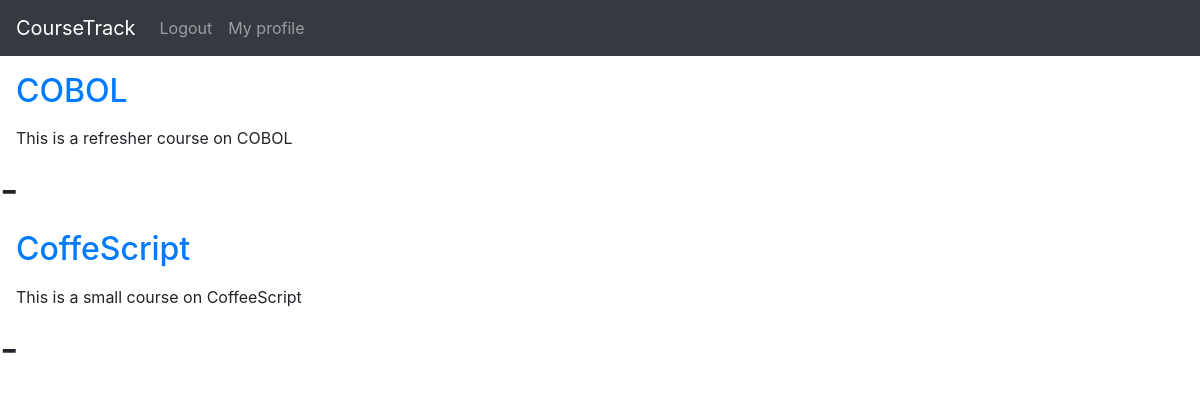
/course/ (signed in), run on an earlier commit of the app's database.
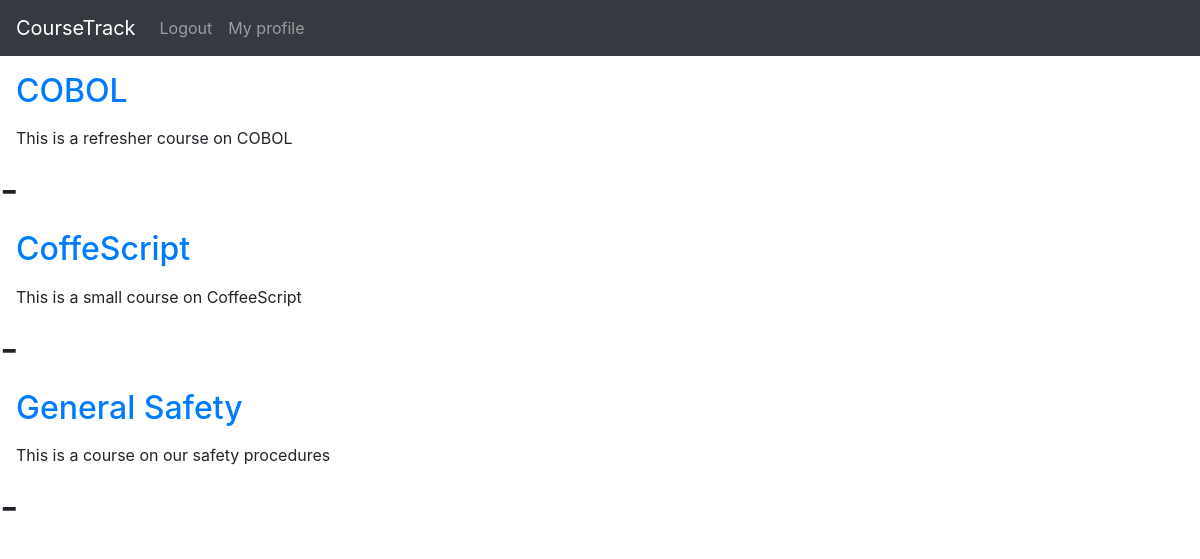
And on a later commit of the database.
### base/models.py (models this page shows, shortened)
class course(models.Model):
    title = models.CharField(default=None, max_length=40)
    startDate = models.DateField(default=None)
    size = models.PositiveIntegerField(default=None)
    endDate = models.DateField(default=None)
    description = models.TextField(default=None, max_length=200)
    students = models.ManyToManyField(The_User, related_name='courses_completed', blank=True, null=True)
    available = models.BooleanField(default=True)

### base/views.py (the view)
# urls.py: path('course/', CourseListView.as_view(), name='course_list'),
class CourseListView(ListView):
    model = course
    template_name = "course_list.html"

### base/templates/course_list.html (shortened to what this page needs)
{% extends 'base.html' %}
{% block content %}
    {% if not user.is_authenticated %}
    <h1>You are not logged in!</h1>
    <h3><a href="{% url 'login' %}">Log In</a></h3>
    {% else %}
    {% for course in course_list %}
      <h2 style= 'margin: 1rem 1rem 1rem 1rem'><a href="{% url 'course_detail' course.id %}">{{ course.title }}</a></h2>
      <p style= 'margin: 1rem 1rem 1rem 1rem'>{{ course.description }}</p>
      <h1> - </h1>
    {% endfor %}
    {% endif %}
{% endblock content %}

### base/templates/base.html (shortened to what this page needs)
<!DOCTYPE html>
<html lang="en">
    <head>
        <link rel="stylesheet" href="https://cdn.jsdelivr.net/npm/bootstrap@4.5.3/dist/css/bootstrap.min.css">
    </head>
    <body>
        <nav class="navbar navbar-expand-sm bg-dark navbar-dark">
            <a class="navbar-brand" href="{% url 'home' %}">CourseTrack</a>
            <ul class="navbar-nav">
                {% if user.is_authenticated %}
              <li class="nav-item">
                <a class="nav-link" href="{% url 'logout' %}">Logout</a>
              </li>
              <li class="nav-item">
                <a class="nav-link" href="{% url 'user_detail' %}">My profile</a>
              </li>
              {% endif %}
            </ul>
          </nav>
        <main>{% block content%} {% endblock content %}</main>
    </body>
</html>

What changed in the data, as far as the page shows it:
added course: title "General Safety", description "This is a course on our safety procedures"
